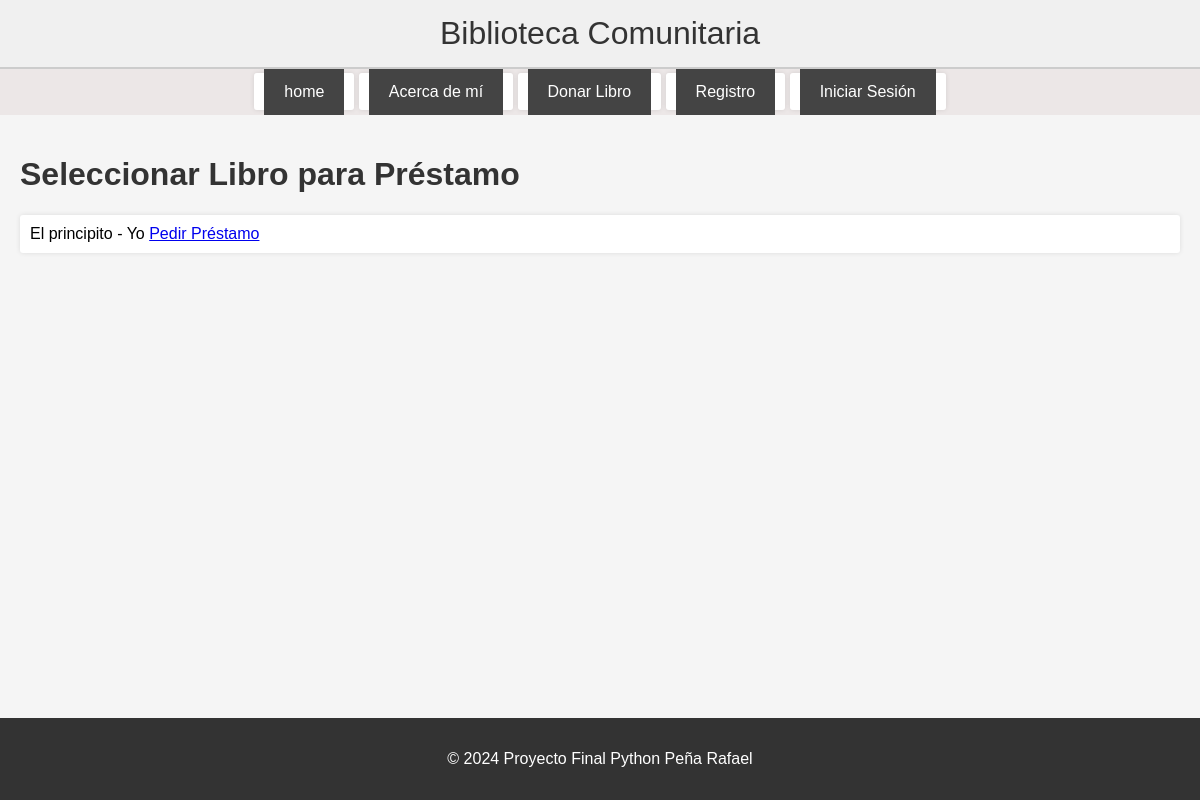
/biblioteca/seleccionar_libro_prestamo/, run on an earlier commit of the app's database.
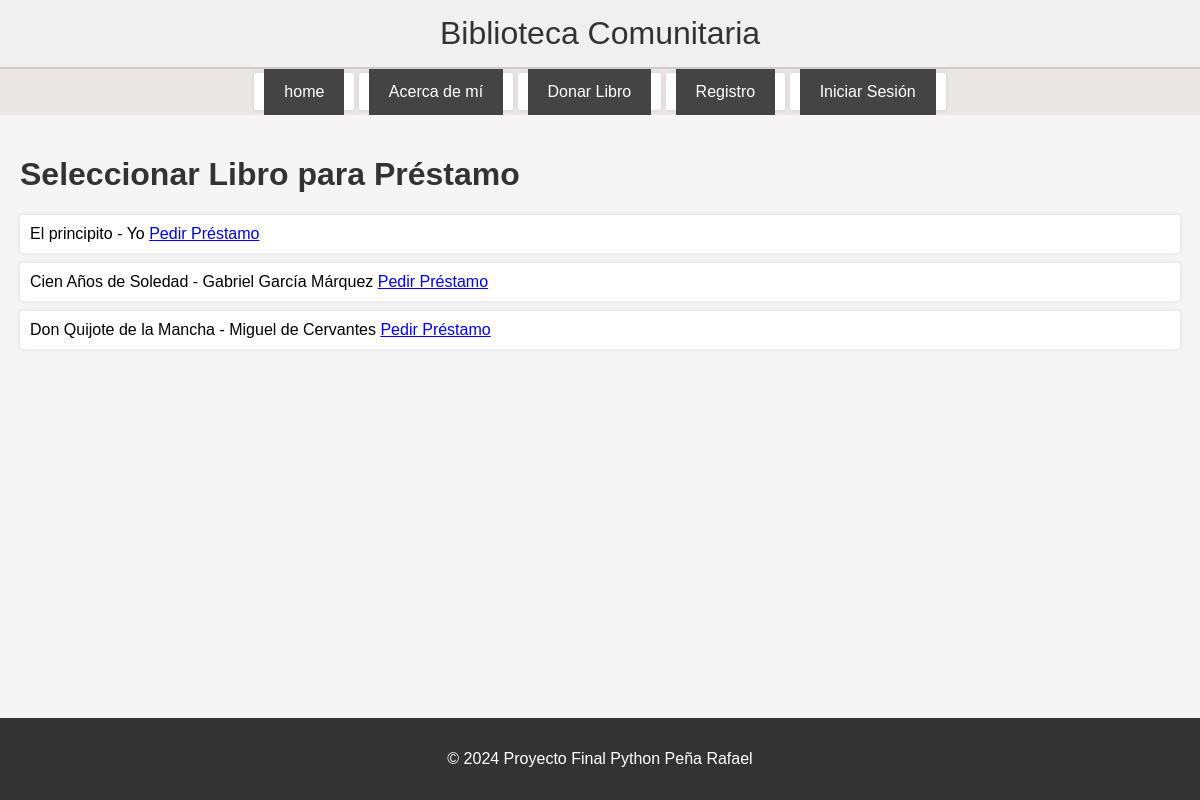
And on a later commit of the database.
### biblioteca/models.py (models this page shows, shortened)
class Libro(models.Model):
    titulo = models.CharField(max_length=200)
    autor = models.CharField(max_length=200)
    fecha_donacion = models.DateField()
    CONDICION_CHOICES = [
        ('mala', 'Mala'),
        ('buena', 'Buena'),
        ('excelente', 'Excelente'),
    ]
    condicion = models.CharField(max_length=10, choices=CONDICION_CHOICES)
    nombre_donante = models.CharField(max_length=200)

### biblioteca/views.py (the view)
# urls.py: path('seleccionar_libro_prestamo/', views.seleccionar_libro_prestamo, name='seleccionar_libro_prestamo'),
def seleccionar_libro_prestamo(request):
    prestados = Prestamo.objects.values_list('libro_id', flat=True)
    libros_disponibles = Libro.objects.exclude(id__in=prestados)
    return render(request, 'vistas/seleccionar_libro_prestamo.html', {'libros': libros_disponibles})

### biblioteca/plantillas/vistas/seleccionar_libro_prestamo.html (shortened to what this page needs)
{% extends 'vistas/base.html' %}
{% block content %}
<h1>Seleccionar Libro para Préstamo</h1>
<ul>
    {% for libro in libros %}
        <li>
            {{ libro.titulo }} - {{ libro.autor }}
            <a href="{% url 'pedir_prestamo' libro.id %}">Pedir Préstamo</a>
        </li>
    {% endfor %}
</ul>
{% endblock %}

What changed in the data, as far as the page shows it:
added Libro: titulo "Cien Años de Soledad", autor "Gabriel García Márquez"
added Libro: titulo "Don Quijote de la Mancha", autor "Miguel de Cervantes"
